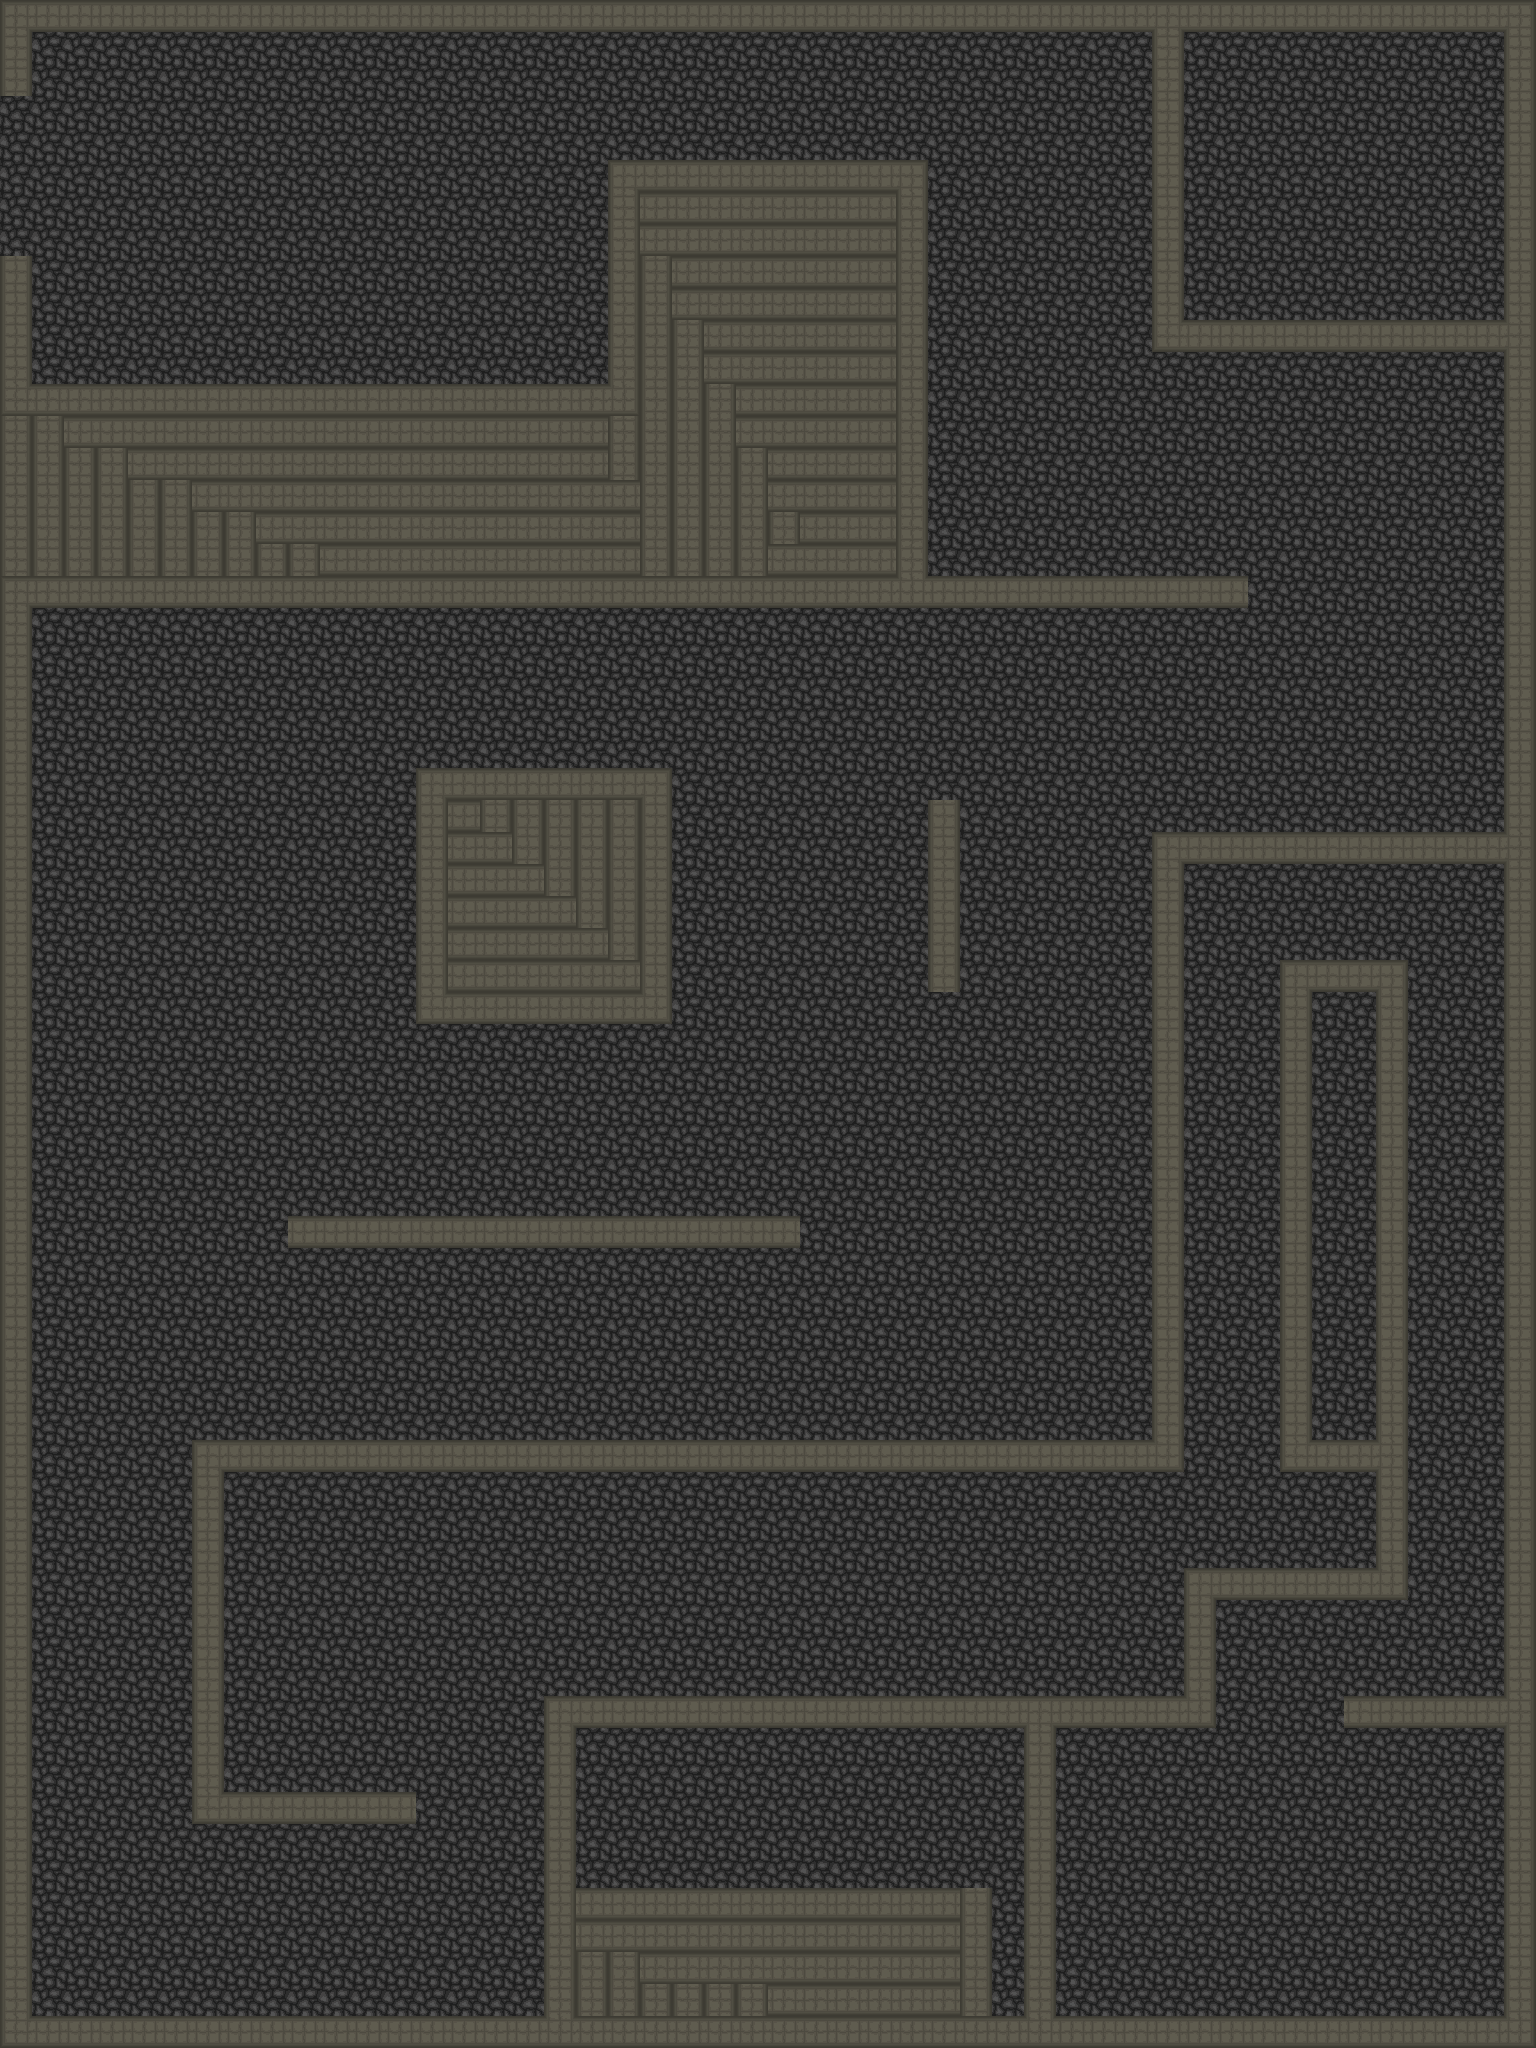

A 2D game scene composited from a Tiled map and its tileset images. What follows is a short description and the map's XML, with each tile layer's data collapsed to a summary:
An orthogonal 48x64 tile map with 32x32 px tiles, 1 tile layer (Tile Layer 1), 2 hidden layers not drawn.

<map version="1.0" orientation="orthogonal" renderorder="right-down" width="48" height="64" tilewidth="32" tileheight="32">
 <tileset firstgid="1" name="Tileset" tilewidth="32" tileheight="32">
  <image source="Tileset.png" width="128" height="128" />
 </tileset>
 <layer name="Tile Layer 1" width="48" height="64">
  <data>[3072 cells, 3072 non-empty, 4 distinct tile ids]</data>
 </layer>
 <layer name="Blocked" width="48" height="64" visible="0">
  <data>[3072 cells, 540 non-empty, 1 distinct tile ids]</data>
 </layer>
 <layer name="Enemies" width="48" height="64" visible="0">
  <data>[3072 cells, 595 non-empty, 3 distinct tile ids]</data>
 </layer>
</map>